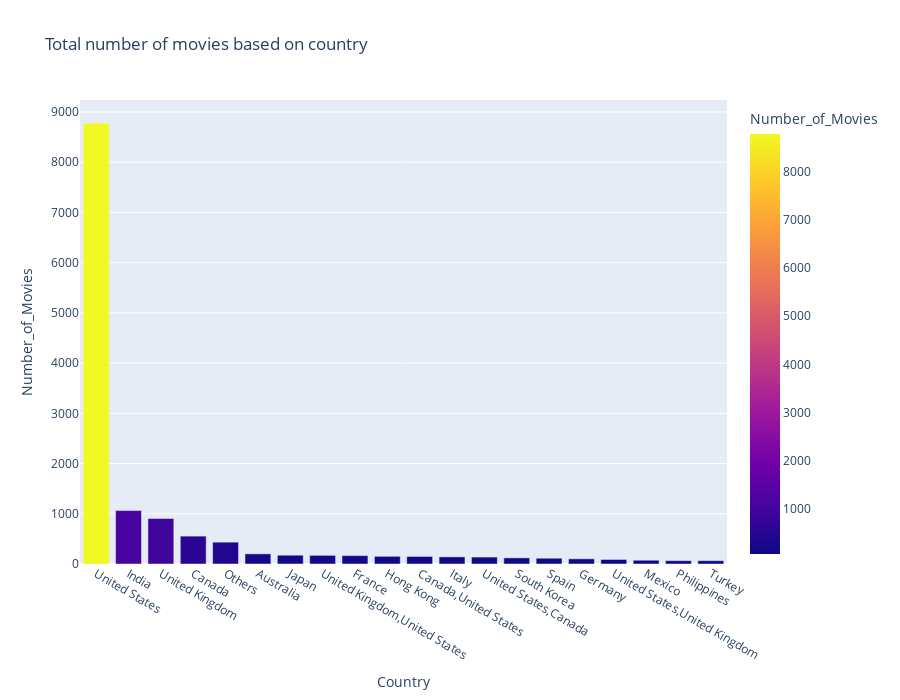

Here is the notebook cell this chart was saved with:
### Code cell
#'Total number of movies based on country'
top_20 = movie.groupby('Country')['Title'].count().reset_index().rename(columns = {'Title':'Number_of_Movies'})
top_20 = top_20.sort_values('Number_of_Movies',ascending = False).head(20) # 나라별로 분류해서 영화개수로 정렬
fig = px.bar(top_20, x='Country', y='Number_of_Movies', color='Number_of_Movies', height=700,
            title = 'Total number of movies based on country')
fig.show()

### Figure 1 — Plotly figure (JSON) as saved in the notebook; plotly's stock layout.template omitted (floating-point values rounded to 4 significant figures)
{"data": [{"alignmentgroup": "True", "hovertemplate": "Country=%{x}<br>Number_of_Movies=%{marker.color}<extra></extra>", "legendgroup": "", "marker": {"color": [8776, 1064, 905, 555, 435, 202, 175, 172, 167, 153, 150, 142, 138, 122, 115, 103, 90, 75, 66, 66], "coloraxis": "coloraxis"}, "name": "", "offsetgroup": "", "orientation": "v", "showlegend": false, "textposition": "auto", "type": "bar", "x": ["United States", "India", "United Kingdom", "Canada", "Others", "Australia", "Japan", "United Kingdom,United States", "France", "Hong Kong", "Canada,United States", "Italy", "United States,Canada", "South Korea", "Spain", "Germany", "United States,United Kingdom", "Mexico", "Philippines", "Turkey"], "xaxis": "x", "y": [8776, 1064, 905, 555, 435, 202, 175, 172, 167, 153, 150, 142, 138, 122, 115, 103, 90, 75, 66, 66], "yaxis": "y"}], "layout": {"barmode": "relative", "coloraxis": {"colorbar": {"title": {"text": "Number_of_Movies"}}, "colorscale": [[0, "#0d0887"], [0.1111, "#46039f"], [0.2222, "#7201a8"], [0.3333, "#9c179e"], [0.4444, "#bd3786"], [0.5556, "#d8576b"], [0.6667, "#ed7953"], [0.7778, "#fb9f3a"], [0.8889, "#fdca26"], [1, "#f0f921"]]}, "height": 700, "legend": {"tracegroupgap": 0}, "title": {"text": "Total number of movies based on country"}, "xaxis": {"anchor": "y", "domain": [0, 1], "title": {"text": "Country"}}, "yaxis": {"anchor": "x", "domain": [0, 1], "title": {"text": "Number_of_Movies"}}}}
